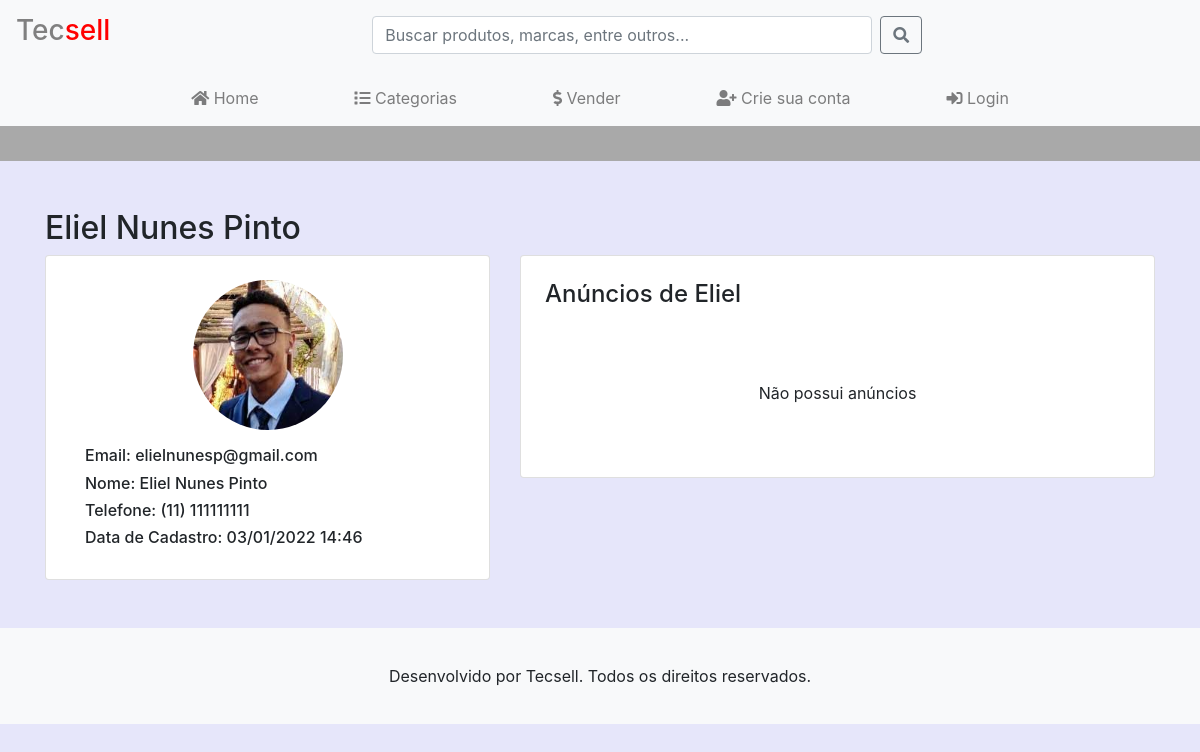
Page /perfil_vendedor.php?email_vendedor=elielnunesp@gmail.com on the committed database.
### tables this page shows
CREATE TABLE `cadastro_usuarios` (
  `cpf_usuario` varchar(14) NOT NULL,
  `status_usuario` enum('Ativo','Bloqueado') NOT NULL DEFAULT 'Ativo',
  `nome_usuario` varchar(100) NOT NULL,
  `sobrenome_usuario` varchar(100) NOT NULL,
  `telefone_usuario` varchar(14) NOT NULL,
  `email_usuario` varchar(100) NOT NULL,
  `senha_usuario` varchar(50) NOT NULL,
  `foto_usuario` varchar(100) NOT NULL DEFAULT 'fotos/sistema/usuariosemfoto.jpg',
  `data_cadastro_usuario` timestamp NOT NULL DEFAULT current_timestamp(),
  `cod_recuperacao` varchar(6) NOT NULL DEFAULT '0'
);

### perfil_vendedor.php (the view, shortened to what this page needs)
<?php
  include('header.php');
  include('menu_busca.php');
  $email = $_GET['email_vendedor'];
  $sql = "select * from cadastro_usuarios where email_usuario='$email'";
  $resultado = $conexao->query($sql);
  $linha = $resultado->fetch_object();
  $data = $linha->data_cadastro_usuario;
  $novadata = date('d/m/Y H:i', strtotime($data));
  $sql2="select * from cadastro_produto where email_usuario='$email' and status_produto='Ativo' order by data_cadastro_produto desc";
  $resultado2 = $conexao->query($sql2);
?>
<div class="container">
  <div class="row">
    <div class="col-lg-12 mt-5">
      <h2><?php echo "$linha->nome_usuario $linha->sobrenome_usuario"; ?></h2>
    </div>
    <div class="col-lg-5">
      <div class="card h-150 p-4">
        <div class="col-lg-12" align="center">
          <img class="rounded-circle" src="<?php echo"$linha->foto_usuario"?>" style="width:150px;height:150px;">
        </div>
        <div class="col-lg-12 mt-3">
          <h6><?php echo"Email: $linha->email_usuario"?></h6>
          <h6><?php echo"Nome: $linha->nome_usuario $linha->sobrenome_usuario"?></h6>
          <h6><?php echo"Telefone: $linha->telefone_usuario"?></h6>
          <h6><?php echo"Data de Cadastro: $novadata"?></h6>
        </div>
      </div>
    </div>
    <div class="col-lg-7">
      <div class="card h-150 p-4">
        <div class="row">
          <div class="col-lg-12 mb-3">
            <h4>Anúncios de <?php echo"$linha->nome_usuario";?></h4>
          </div>
        <?php
        if($resultado2->num_rows > 0)
        {
          while($linha2 = $resultado2->fetch_object())
          {
            $data = $linha2->data_cadastro_produto;
            $novadata = date('d/m/Y H:i', strtotime($data));
            $cep = $linha2->localizacao_produto;
            $url = "https://viacep.com.br/ws/".$cep."/json/";
            $data = file_get_contents($url);
            $resposta = json_decode($data);
            $cidade = $resposta->{'localidade'};
            $uf = $resposta->{'uf'};
            $sql3="select endereco_foto from fotos_produto where cod_produto = $linha2->cod_produto limit 1";
            $resultado3 = $conexao->query($sql3);
            $linha3 = $resultado3->fetch_object();
            echo "<div class=\"col-lg-6 col-md-6 mb-4\">
                    <a href=\"produto.php?cod_produto=$linha2->cod_produto\" class=\"link_anuncio\">
                        <div class=\"card h-100\">";
                        if(isset($linha3->endereco_foto))
                        {
                            echo "<img class=\"card-img-top p-4\" src=\"$linha3->endereco_foto\" alt=\"\">";
                        }
                        else
                        {
                            echo "<img class=\"card-img-top p-4\" src=\"fotos/sistema/produtosemfoto.jpg\" alt=\"\">";
                        }
                      echo "<div class=\"card-body\">
                                <h5>R$ $linha2->preco_produto,00</h5>
                                <h6 class=\"card-title\">$linha2->nome_produto</h6>
                            </div>
                            <div class=\"card-footer\">
                                <div>
                                    <small>$novadata</small>
                                </div>
                                <div>
                                    <small>$cidade - $uf</small>
                                </div>
                            </div>
                        </div>
                    </a>
                  </div>";
          }
        }
        else
        {
          echo "<div class=\"col-lg-12 mt-5 mb-5\" align=\"center\">
                  <span>Não possui anúncios</span>
                </div>";
        }
        ?>
        </div>
      </div>
    </div>
  </div>
</div>
<?php
  include("footer.php");
?>

### rows in the picture
cadastro_usuarios: nome_usuario "Eliel", sobrenome_usuario "Nunes Pinto", foto_usuario (picture), email_usuario "elielnunesp@gmail.com", telefone_usuario "(11) 111111111", data_cadastro_usuario "03/01/2022 14:46"
